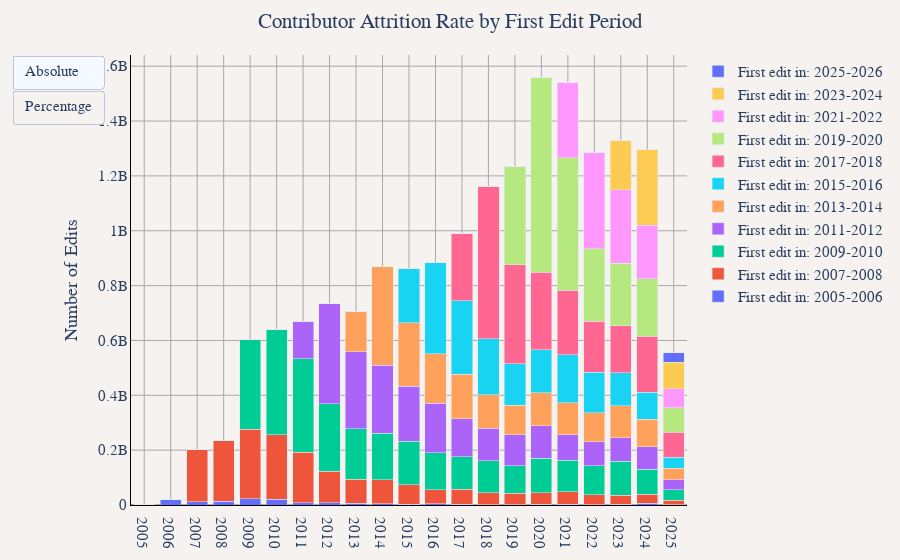

The code cell stored with this chart in its notebook:
### Markdown cell above
## Contributor Attrition Rate by First Edit Period (Yearly)
This shows the contribution patterns of users grouped by their first edit period (2-year periods), displaying the percentage of total yearly edits from each cohort.

### Code cell
sql_query = """
WITH user_first_edit AS (
    -- Find the first edit year for each user
    SELECT 
        user_name,
        MIN(year) as first_edit_year
    FROM 
        read_parquet('../data_enriched/year=*/month=*/*.parquet')
    GROUP BY 
        user_name
),
year_user_edits AS (
    -- Sum edits by year and user
    SELECT 
        year,
        user_name,
        SUM(edit_count) as total_edits
    FROM 
        read_parquet('../data_enriched/year=*/month=*/*.parquet')
    GROUP BY 
        year, user_name
),
merged_data AS (
    -- Join to get first edit year for each user's yearly edits
    SELECT 
        y.year,
        y.user_name,
        y.total_edits,
        u.first_edit_year,
        CASE 
            -- Create 2-year periods based on odd/even years
            WHEN u.first_edit_year % 2 = 1 THEN 
                CONCAT(CAST(u.first_edit_year AS VARCHAR), '-', CAST(u.first_edit_year + 1 AS VARCHAR))
            ELSE 
                CONCAT(CAST(u.first_edit_year - 1 AS VARCHAR), '-', CAST(u.first_edit_year AS VARCHAR))
        END as first_edit_period
    FROM 
        year_user_edits y
    JOIN 
        user_first_edit u ON y.user_name = u.user_name
)
SELECT 
    CAST(year AS VARCHAR) as years,
    first_edit_period,
    SUM(total_edits) as total_edits
FROM 
    merged_data
GROUP BY 
    year, first_edit_period
ORDER BY 
    year, first_edit_period
"""
df = duckdb.sql(sql_query).df()

yearly_totals = duckdb.sql("""
SELECT
    CAST(year as VARCHAR) as years,
    CAST(SUM(edit_count) as BIGINT) as edits
FROM '../data_enriched/year=*/month=*/*.parquet'
GROUP BY year
ORDER BY year
""").df()

df_pivoted = df.pivot(index="years", columns="first_edit_period", values="total_edits").fillna(0)
df_percent = df_pivoted.copy()
for year in df_percent.index:
    year_total = yearly_totals[yearly_totals["years"] == year]["edits"].iloc[0]
    df_percent.loc[year] = (df_percent.loc[year] / year_total * 100).round(2)

fig = go.Figure()
buttons = []

for period in df_pivoted.columns:
    fig.add_trace(
        go.Bar(
            x=df_pivoted.index,
            y=df_pivoted[period],
            name=f"First edit in: {period}",
            visible=True,
            hovertemplate=f"First edit in: {period}" + "<br>%{y:,} edits<extra></extra>",
        )
    )
for period in df_percent.columns:
    fig.add_trace(
        go.Bar(
            x=df_percent.index,
            y=df_percent[period],
            name=f"First edit in: {period}",
            visible=False,
            hovertemplate=f"First edit in: {period}" + "<br>%{y:.1f}% of total edits<extra></extra>",
        )
    )

buttons.append(
    {
        "label": "Absolute",
        "args": [
            {"visible": [True] * len(df_percent.columns) + [False] * len(df_percent.columns)},
            {
                "title.text": "Contributor Attrition Rate by First Edit Period (absolute edits)",
                "yaxis.title.text": "Number of Edits",
            },
        ],
        "method": "update",
    }
)

buttons.append(
    {
        "label": "Percentage",
        "args": [
            {"visible": [False] * len(df_percent.columns) + [True] * len(df_percent.columns)},
            {
                "title.text": "Contributor Attrition Rate by First Edit Period (% of yearly edits)",
                "yaxis.title.text": "Percentage of Total Edits (%)",
            },
        ],
        "method": "update",
    }
)

fig.update_layout(
    title="Contributor Attrition Rate by First Edit Period",
    yaxis_title="Number of Edits",
    barmode="stack",
    updatemenus=[{"type": "buttons", "buttons": buttons}],
    **default_layout,
)

fig.show()

### Figure 1 — Plotly figure (JSON) as saved in the notebook; plotly's stock layout.template omitted (floating-point values rounded to 4 significant figures)
{"data": [{"hovertemplate": "First edit in: 2005-2006<br>%{y:,} edits<extra></extra>", "name": "First edit in: 2005-2006", "type": "bar", "visible": true, "x": ["2005", "2006", "2007", "2008", "2009", "2010", "2011", "2012", "2013", "2014", "2015", "2016", "2017", "2018", "2019", "2020", "2021", "2022", "2023", "2024", "2025"], "y": [158800.0, 21840000.0, 11720000.0, 14160000.0, 22160000.0, 21560000.0, 8498000.0, 8784000.0, 6644000.0, 4907000.0, 3458000.0, 4080000.0, 2656000.0, 1713000.0, 1657000.0, 2498000.0, 2022000.0, 1745000.0, 2026000.0, 5516000.0, 1242000.0]}, {"hovertemplate": "First edit in: 2007-2008<br>%{y:,} edits<extra></extra>", "name": "First edit in: 2007-2008", "type": "bar", "visible": true, "x": ["2005", "2006", "2007", "2008", "2009", "2010", "2011", "2012", "2013", "2014", "2015", "2016", "2017", "2018", "2019", "2020", "2021", "2022", "2023", "2024", "2025"], "y": [0.0, 0.0, 192300000.0, 222400000.0, 254600000.0, 234800000.0, 184600000.0, 114400000.0, 87290000.0, 87870000.0, 70730000.0, 52070000.0, 54730000.0, 43540000.0, 40770000.0, 42010000.0, 46040000.0, 34910000.0, 32830000.0, 33990000.0, 16620000.0]}, {"hovertemplate": "First edit in: 2009-2010<br>%{y:,} edits<extra></extra>", "name": "First edit in: 2009-2010", "type": "bar", "visible": true, "x": ["2005", "2006", "2007", "2008", "2009", "2010", "2011", "2012", "2013", "2014", "2015", "2016", "2017", "2018", "2019", "2020", "2021", "2022", "2023", "2024", "2025"], "y": [0.0, 0.0, 0.0, 0.0, 327600000.0, 382300000.0, 339500000.0, 246600000.0, 183700000.0, 169300000.0, 157800000.0, 134300000.0, 118400000.0, 116800000.0, 100800000.0, 126700000.0, 116000000.0, 106400000.0, 124100000.0, 91290000.0, 38630000.0]}, {"hovertemplate": "First edit in: 2011-2012<br>%{y:,} edits<extra></extra>", "name": "First edit in: 2011-2012", "type": "bar", "visible": true, "x": ["2005", "2006", "2007", "2008", "2009", "2010", "2011", "2012", "2013", "2014", "2015", "2016", "2017", "2018", "2019", "2020", "2021", "2022", "2023", "2024", "2025"], "y": [0.0, 0.0, 0.0, 0.0, 0.0, 0.0, 137100000.0, 363200000.0, 280300000.0, 247800000.0, 200400000.0, 179700000.0, 138600000.0, 117100000.0, 112700000.0, 117400000.0, 92870000.0, 88080000.0, 86190000.0, 81180000.0, 36080000.0]}, {"hovertemplate": "First edit in: 2013-2014<br>%{y:,} edits<extra></extra>", "name": "First edit in: 2013-2014", "type": "bar", "visible": true, "x": ["2005", "2006", "2007", "2008", "2009", "2010", "2011", "2012", "2013", "2014", "2015", "2016", "2017", "2018", "2019", "2020", "2021", "2022", "2023", "2024", "2025"], "y": [0.0, 0.0, 0.0, 0.0, 0.0, 0.0, 0.0, 0.0, 146300000.0, 359000000.0, 232100000.0, 180500000.0, 161700000.0, 122900000.0, 107300000.0, 121500000.0, 115200000.0, 105800000.0, 116000000.0, 100000000.0, 41740000.0]}, {"hovertemplate": "First edit in: 2015-2016<br>%{y:,} edits<extra></extra>", "name": "First edit in: 2015-2016", "type": "bar", "visible": true, "x": ["2005", "2006", "2007", "2008", "2009", "2010", "2011", "2012", "2013", "2014", "2015", "2016", "2017", "2018", "2019", "2020", "2021", "2022", "2023", "2024", "2025"], "y": [0.0, 0.0, 0.0, 0.0, 0.0, 0.0, 0.0, 0.0, 0.0, 0.0, 199700000.0, 332200000.0, 268300000.0, 203400000.0, 152200000.0, 155500000.0, 176300000.0, 147900000.0, 121300000.0, 99710000.0, 39500000.0]}, {"hovertemplate": "First edit in: 2017-2018<br>%{y:,} edits<extra></extra>", "name": "First edit in: 2017-2018", "type": "bar", "visible": true, "x": ["2005", "2006", "2007", "2008", "2009", "2010", "2011", "2012", "2013", "2014", "2015", "2016", "2017", "2018", "2019", "2020", "2021", "2022", "2023", "2024", "2025"], "y": [0.0, 0.0, 0.0, 0.0, 0.0, 0.0, 0.0, 0.0, 0.0, 0.0, 0.0, 0.0, 245300000.0, 555500000.0, 360000000.0, 282900000.0, 234500000.0, 185200000.0, 170900000.0, 203000000.0, 92330000.0]}, {"hovertemplate": "First edit in: 2019-2020<br>%{y:,} edits<extra></extra>", "name": "First edit in: 2019-2020", "type": "bar", "visible": true, "x": ["2005", "2006", "2007", "2008", "2009", "2010", "2011", "2012", "2013", "2014", "2015", "2016", "2017", "2018", "2019", "2020", "2021", "2022", "2023", "2024", "2025"], "y": [0.0, 0.0, 0.0, 0.0, 0.0, 0.0, 0.0, 0.0, 0.0, 0.0, 0.0, 0.0, 0.0, 0.0, 358100000.0, 710300000.0, 483300000.0, 265100000.0, 227800000.0, 210700000.0, 89070000.0]}, {"hovertemplate": "First edit in: 2021-2022<br>%{y:,} edits<extra></extra>", "name": "First edit in: 2021-2022", "type": "bar", "visible": true, "x": ["2005", "2006", "2007", "2008", "2009", "2010", "2011", "2012", "2013", "2014", "2015", "2016", "2017", "2018", "2019", "2020", "2021", "2022", "2023", "2024", "2025"], "y": [0.0, 0.0, 0.0, 0.0, 0.0, 0.0, 0.0, 0.0, 0.0, 0.0, 0.0, 0.0, 0.0, 0.0, 0.0, 0.0, 272700000.0, 351100000.0, 269000000.0, 194300000.0, 68000000.0]}, {"hovertemplate": "First edit in: 2023-2024<br>%{y:,} edits<extra></extra>", "name": "First edit in: 2023-2024", "type": "bar", "visible": true, "x": ["2005", "2006", "2007", "2008", "2009", "2010", "2011", "2012", "2013", "2014", "2015", "2016", "2017", "2018", "2019", "2020", "2021", "2022", "2023", "2024", "2025"], "y": [0.0, 0.0, 0.0, 0.0, 0.0, 0.0, 0.0, 0.0, 0.0, 0.0, 0.0, 0.0, 0.0, 0.0, 0.0, 0.0, 0.0, 0.0, 178000000.0, 274900000.0, 97700000.0]}, {"hovertemplate": "First edit in: 2025-2026<br>%{y:,} edits<extra></extra>", "name": "First edit in: 2025-2026", "type": "bar", "visible": true, "x": ["2005", "2006", "2007", "2008", "2009", "2010", "2011", "2012", "2013", "2014", "2015", "2016", "2017", "2018", "2019", "2020", "2021", "2022", "2023", "2024", "2025"], "y": [0.0, 0.0, 0.0, 0.0, 0.0, 0.0, 0.0, 0.0, 0.0, 0.0, 0.0, 0.0, 0.0, 0.0, 0.0, 0.0, 0.0, 0.0, 0.0, 0.0, 34660000.0]}, {"hovertemplate": "First edit in: 2005-2006<br>%{y:.1f}% of total edits<extra></extra>", "name": "First edit in: 2005-2006", "type": "bar", "visible": false, "x": ["2005", "2006", "2007", "2008", "2009", "2010", "2011", "2012", "2013", "2014", "2015", "2016", "2017", "2018", "2019", "2020", "2021", "2022", "2023", "2024", "2025"], "y": [100.0, 100.0, 5.74, 5.99, 3.67, 3.38, 1.27, 1.2, 0.94, 0.56, 0.4, 0.46, 0.27, 0.15, 0.13, 0.16, 0.13, 0.14, 0.15, 0.43, 0.22]}, {"hovertemplate": "First edit in: 2007-2008<br>%{y:.1f}% of total edits<extra></extra>", "name": "First edit in: 2007-2008", "type": "bar", "visible": false, "x": ["2005", "2006", "2007", "2008", "2009", "2010", "2011", "2012", "2013", "2014", "2015", "2016", "2017", "2018", "2019", "2020", "2021", "2022", "2023", "2024", "2025"], "y": [0.0, 0.0, 94.26, 94.01, 42.13, 36.77, 27.56, 15.6, 12.39, 10.11, 8.19, 5.9, 5.53, 3.75, 3.31, 2.69, 2.99, 2.71, 2.47, 2.63, 2.99]}, {"hovertemplate": "First edit in: 2009-2010<br>%{y:.1f}% of total edits<extra></extra>", "name": "First edit in: 2009-2010", "type": "bar", "visible": false, "x": ["2005", "2006", "2007", "2008", "2009", "2010", "2011", "2012", "2013", "2014", "2015", "2016", "2017", "2018", "2019", "2020", "2021", "2022", "2023", "2024", "2025"], "y": [0.0, 0.0, 0.0, 0.0, 54.2, 59.86, 50.7, 33.65, 26.09, 19.48, 18.26, 15.21, 11.96, 10.06, 8.17, 8.13, 7.53, 8.27, 9.34, 7.05, 6.95]}, {"hovertemplate": "First edit in: 2011-2012<br>%{y:.1f}% of total edits<extra></extra>", "name": "First edit in: 2011-2012", "type": "bar", "visible": false, "x": ["2005", "2006", "2007", "2008", "2009", "2010", "2011", "2012", "2013", "2014", "2015", "2016", "2017", "2018", "2019", "2020", "2021", "2022", "2023", "2024", "2025"], "y": [0.0, 0.0, 0.0, 0.0, 0.0, 0.0, 20.47, 49.55, 39.8, 28.52, 23.19, 20.36, 14.0, 10.09, 9.14, 7.53, 6.03, 6.85, 6.49, 6.27, 6.49]}, {"hovertemplate": "First edit in: 2013-2014<br>%{y:.1f}% of total edits<extra></extra>", "name": "First edit in: 2013-2014", "type": "bar", "visible": false, "x": ["2005", "2006", "2007", "2008", "2009", "2010", "2011", "2012", "2013", "2014", "2015", "2016", "2017", "2018", "2019", "2020", "2021", "2022", "2023", "2024", "2025"], "y": [0.0, 0.0, 0.0, 0.0, 0.0, 0.0, 0.0, 0.0, 20.77, 41.32, 26.86, 20.45, 16.34, 10.58, 8.7, 7.8, 7.49, 8.22, 8.73, 7.73, 7.51]}, {"hovertemplate": "First edit in: 2015-2016<br>%{y:.1f}% of total edits<extra></extra>", "name": "First edit in: 2015-2016", "type": "bar", "visible": false, "x": ["2005", "2006", "2007", "2008", "2009", "2010", "2011", "2012", "2013", "2014", "2015", "2016", "2017", "2018", "2019", "2020", "2021", "2022", "2023", "2024", "2025"], "y": [0.0, 0.0, 0.0, 0.0, 0.0, 0.0, 0.0, 0.0, 0.0, 0.0, 23.11, 37.63, 27.11, 17.52, 12.34, 9.97, 11.46, 11.5, 9.13, 7.7, 7.11]}, {"hovertemplate": "First edit in: 2017-2018<br>%{y:.1f}% of total edits<extra></extra>", "name": "First edit in: 2017-2018", "type": "bar", "visible": false, "x": ["2005", "2006", "2007", "2008", "2009", "2010", "2011", "2012", "2013", "2014", "2015", "2016", "2017", "2018", "2019", "2020", "2021", "2022", "2023", "2024", "2025"], "y": [0.0, 0.0, 0.0, 0.0, 0.0, 0.0, 0.0, 0.0, 0.0, 0.0, 0.0, 0.0, 24.79, 47.85, 29.19, 18.15, 15.24, 14.4, 12.87, 15.68, 16.62]}, {"hovertemplate": "First edit in: 2019-2020<br>%{y:.1f}% of total edits<extra></extra>", "name": "First edit in: 2019-2020", "type": "bar", "visible": false, "x": ["2005", "2006", "2007", "2008", "2009", "2010", "2011", "2012", "2013", "2014", "2015", "2016", "2017", "2018", "2019", "2020", "2021", "2022", "2023", "2024", "2025"], "y": [0.0, 0.0, 0.0, 0.0, 0.0, 0.0, 0.0, 0.0, 0.0, 0.0, 0.0, 0.0, 0.0, 0.0, 29.03, 45.57, 31.4, 20.61, 17.15, 16.28, 16.03]}, {"hovertemplate": "First edit in: 2021-2022<br>%{y:.1f}% of total edits<extra></extra>", "name": "First edit in: 2021-2022", "type": "bar", "visible": false, "x": ["2005", "2006", "2007", "2008", "2009", "2010", "2011", "2012", "2013", "2014", "2015", "2016", "2017", "2018", "2019", "2020", "2021", "2022", "2023", "2024", "2025"], "y": [0.0, 0.0, 0.0, 0.0, 0.0, 0.0, 0.0, 0.0, 0.0, 0.0, 0.0, 0.0, 0.0, 0.0, 0.0, 0.0, 17.72, 27.3, 20.26, 15.01, 12.24]}, {"hovertemplate": "First edit in: 2023-2024<br>%{y:.1f}% of total edits<extra></extra>", "name": "First edit in: 2023-2024", "type": "bar", "visible": false, "x": ["2005", "2006", "2007", "2008", "2009", "2010", "2011", "2012", "2013", "2014", "2015", "2016", "2017", "2018", "2019", "2020", "2021", "2022", "2023", "2024", "2025"], "y": [0.0, 0.0, 0.0, 0.0, 0.0, 0.0, 0.0, 0.0, 0.0, 0.0, 0.0, 0.0, 0.0, 0.0, 0.0, 0.0, 0.0, 0.0, 13.4, 21.24, 17.59]}, {"hovertemplate": "First edit in: 2025-2026<br>%{y:.1f}% of total edits<extra></extra>", "name": "First edit in: 2025-2026", "type": "bar", "visible": false, "x": ["2005", "2006", "2007", "2008", "2009", "2010", "2011", "2012", "2013", "2014", "2015", "2016", "2017", "2018", "2019", "2020", "2021", "2022", "2023", "2024", "2025"], "y": [0.0, 0.0, 0.0, 0.0, 0.0, 0.0, 0.0, 0.0, 0.0, 0.0, 0.0, 0.0, 0.0, 0.0, 0.0, 0.0, 0.0, 0.0, 0.0, 0.0, 6.24]}], "layout": {"barmode": "stack", "font": {"family": "Times", "size": 15}, "margin": {"b": 55, "l": 55, "r": 55, "t": 55}, "paper_bgcolor": "#f5f2f0", "plot_bgcolor": "#f5f2f0", "title": {"text": "Contributor Attrition Rate by First Edit Period", "x": 0.5}, "updatemenus": [{"buttons": [{"args": [{"visible": [true, true, true, true, true, true, true, true, true, true, true, false, false, false, false, false, false, false, false, false, false, false]}, {"title.text": "Contributor Attrition Rate by First Edit Period (absolute edits)", "yaxis.title.text": "Number of Edits"}], "label": "Absolute", "method": "update"}, {"args": [{"visible": [false, false, false, false, false, false, false, false, false, false, false, true, true, true, true, true, true, true, true, true, true, true]}, {"title.text": "Contributor Attrition Rate by First Edit Period (% of yearly edits)", "yaxis.title.text": "Percentage of Total Edits (%)"}], "label": "Percentage", "method": "update"}], "type": "buttons"}], "xaxis": {"gridcolor": "darkgray", "linecolor": "black", "showgrid": true, "tickcolor": "black", "zerolinecolor": "darkgray"}, "yaxis": {"gridcolor": "darkgray", "linecolor": "black", "rangemode": "tozero", "showgrid": true, "tickcolor": "black", "title": {"text": "Number of Edits"}, "zerolinecolor": "darkgray"}}}
